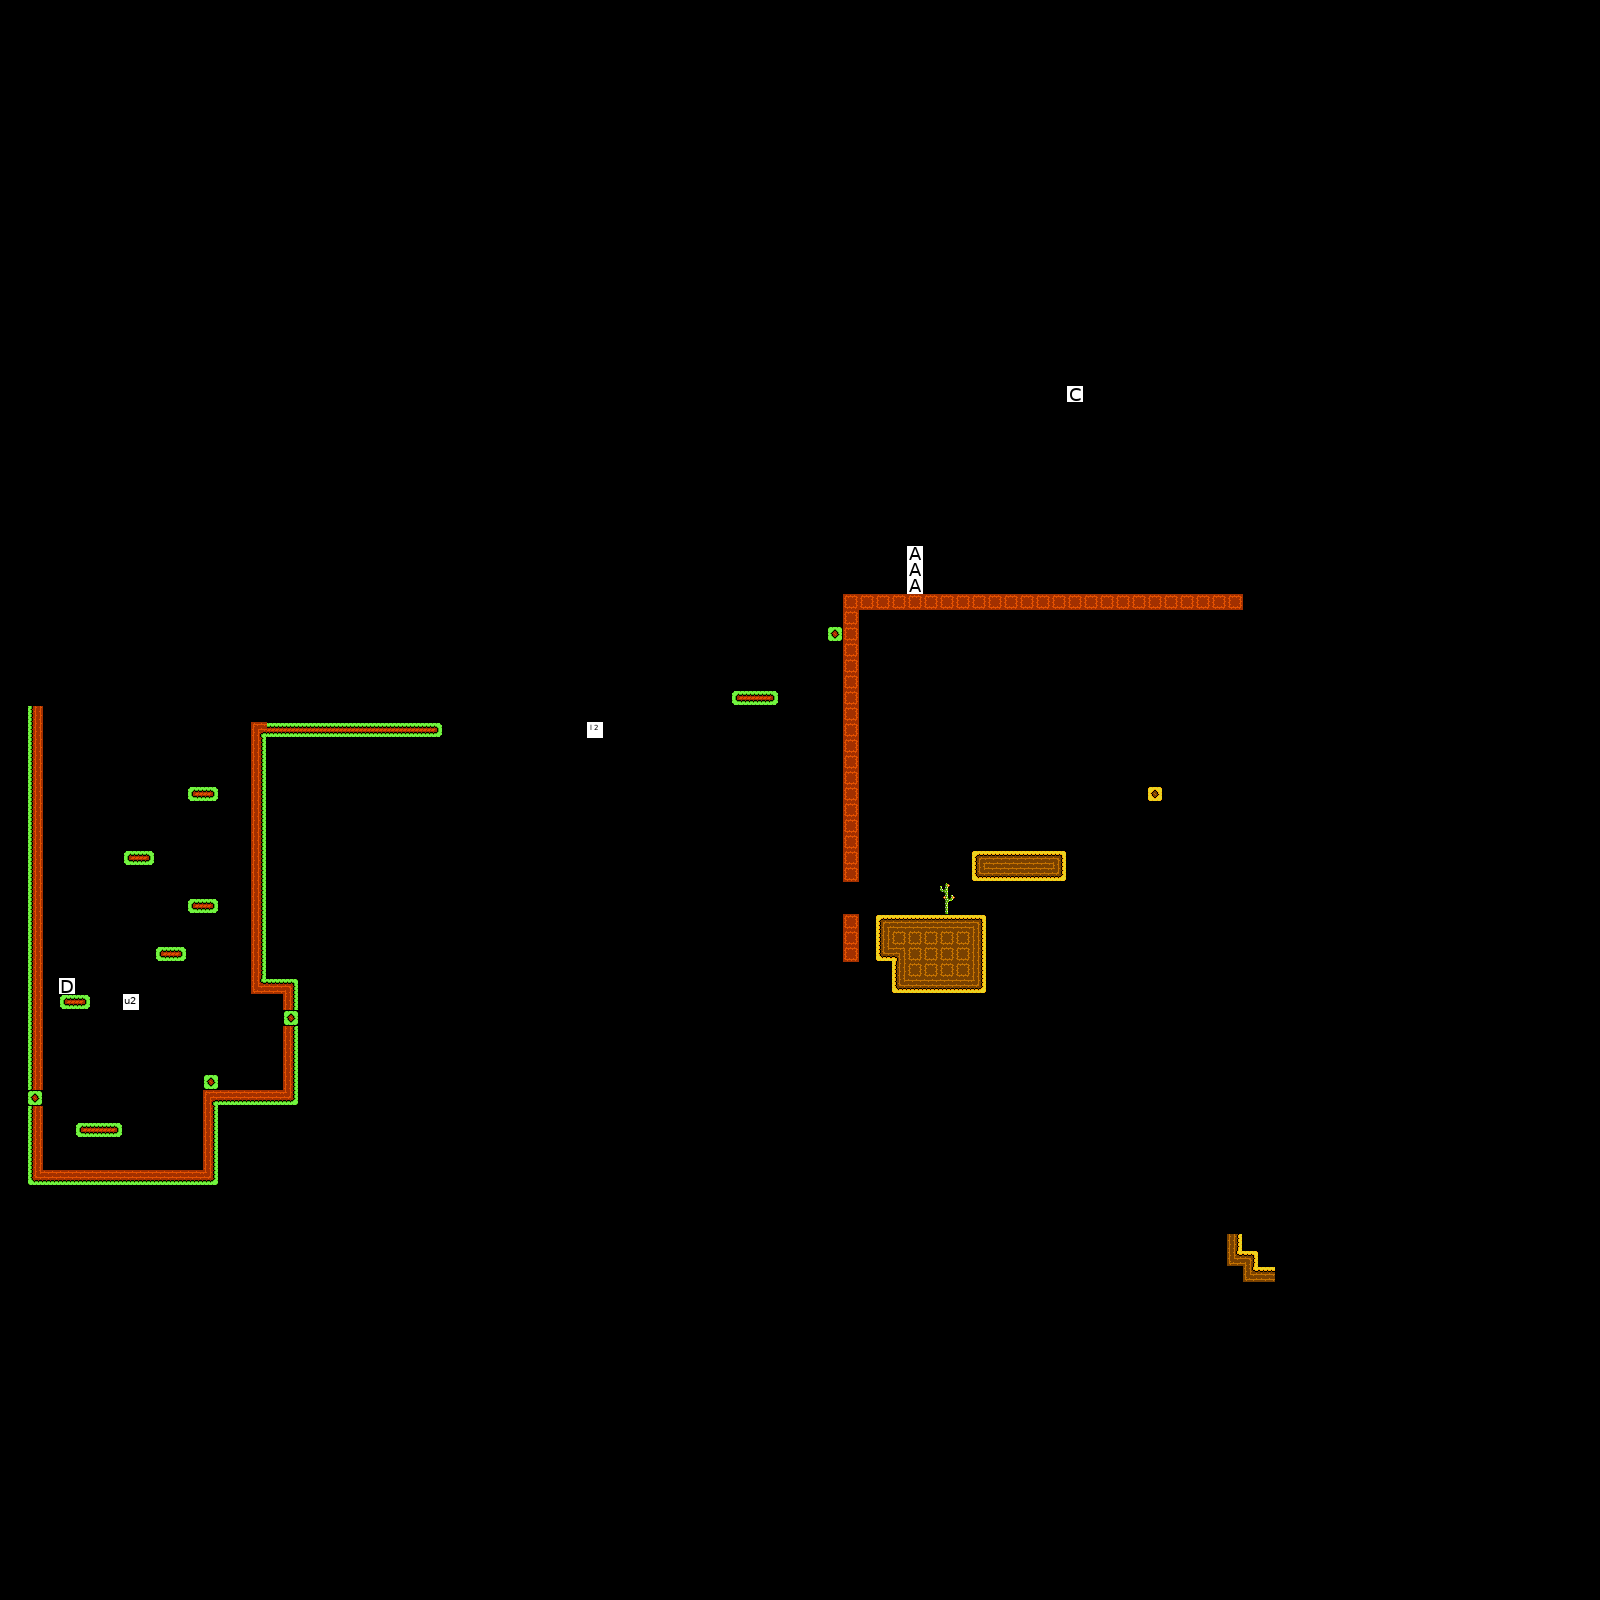

Rendered tile map (Tiled .tmx) drawn with the repository's tilesets; below, a short description and the map source with its tile grids summarised:
An orthogonal 100x100 tile map with 16x16 px tiles, 1 tile layer (collider), 3 tilesets.

<map version="1.0" tiledversion="1.0.3" orientation="orthogonal" renderorder="left-up" width="100" height="100" tilewidth="16" tileheight="16" nextobjectid="1">
 <properties>
  <property name="background" value="sky" />
  <property name="music" value="music1" />
  <property name="player_pos_x" type="int" value="2" />
  <property name="player_pos_y" type="int" value="61" />
 </properties>
 <tileset firstgid="1" source="tileset1.tsx" />
 <tileset firstgid="43" source="tileset2.tsx" />
 <tileset firstgid="85" source="tileset3.tsx" />
 <layer name="collider" width="100" height="100" offsetx="27" offsety="-30">
  <data>[10000 cells, 210 non-empty, 35 distinct tile ids]</data>
 </layer>
</map>
